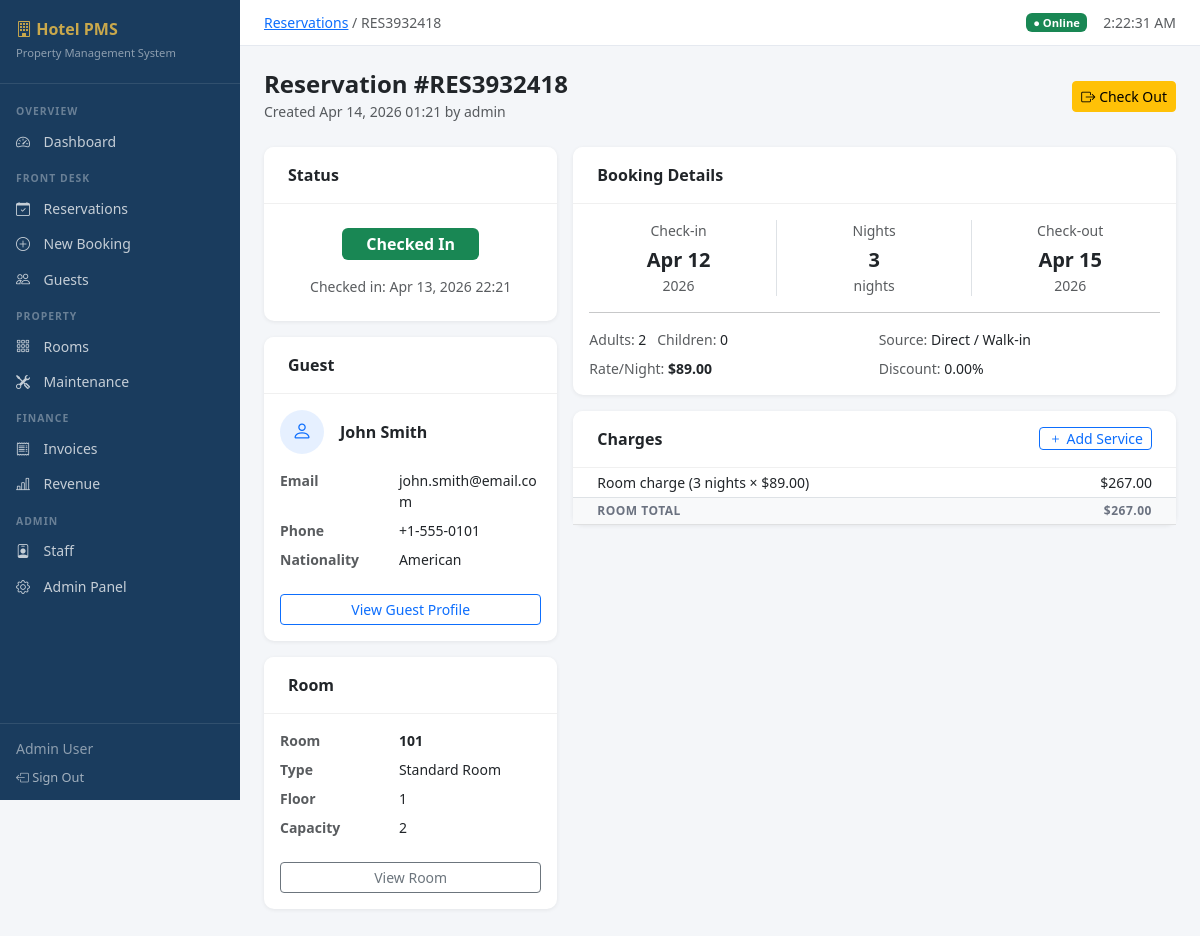
/reservations/1/ (signed in), run on the app's committed database.
### reservations/models.py (models this page shows, shortened)
class Reservation(models.Model):
    STATUS_CHOICES = [
        ('pending', 'Pending'),
        ('confirmed', 'Confirmed'),
        ('checked_in', 'Checked In'),
        ('checked_out', 'Checked Out'),
        ('cancelled', 'Cancelled'),
        ('no_show', 'No Show'),
    ]
    SOURCE_CHOICES = [
        ('direct', 'Direct / Walk-in'),
        ('phone', 'Phone'),
        ('email', 'Email'),
        ('website', 'Website'),
        ('ota', 'OTA (Booking.com, Expedia)'),
        ('travel_agent', 'Travel Agent'),
        ('corporate', 'Corporate'),
    ]
    reservation_number = models.CharField(max_length=20, unique=True, blank=True)
    guest = models.ForeignKey('guests.Guest', on_delete=models.PROTECT, related_name='reservations')
    room = models.ForeignKey('rooms.Room', on_delete=models.PROTECT, related_name='reservations')
    status = models.CharField(max_length=15, choices=STATUS_CHOICES, default='pending')
    check_in = models.DateField()
    check_out = models.DateField()
    actual_check_in = models.DateTimeField(null=True, blank=True)
    actual_check_out = models.DateTimeField(null=True, blank=True)
    adults = models.PositiveIntegerField(default=1)
    children = models.PositiveIntegerField(default=0)
    rate_per_night = models.DecimalField(max_digits=10, decimal_places=2)
    discount_percent = models.DecimalField(max_digits=5, decimal_places=2, default=0)
    source = models.CharField(max_length=20, choices=SOURCE_CHOICES, default='direct')
    special_requests = models.TextField(blank=True)
    internal_notes = models.TextField(blank=True)
    created_by = models.ForeignKey(
        'auth.User', on_delete=models.SET_NULL, null=True, related_name='created_reservations'
    )
    created_at = models.DateTimeField(auto_now_add=True)
    updated_at = models.DateTimeField(auto_now=True)
    class Meta:
        ordering = ['-created_at']
    @property
    def nights(self):
        if self.check_in and self.check_out:
            return (self.check_out - self.check_in).days
        return 0
    @property
    def subtotal(self):
        return self.rate_per_night * self.nights
    @property
    def discount_amount(self):
        return self.subtotal * (self.discount_percent / Decimal('100'))
    @property
    def total_room_charge(self):
        return self.subtotal - self.discount_amount

### guests/models.py (models this page shows, shortened)
class Guest(models.Model):
    ID_TYPE_CHOICES = [
        ('passport', 'Passport'),
        ('national_id', 'National ID'),
        ('driving_license', "Driver's License"),
        ('other', 'Other'),
    ]
    first_name = models.CharField(max_length=100)
    last_name = models.CharField(max_length=100)
    email = models.EmailField(unique=True)
    phone = models.CharField(max_length=20)
    date_of_birth = models.DateField(null=True, blank=True)
    nationality = models.CharField(max_length=100, blank=True)
    id_type = models.CharField(max_length=20, choices=ID_TYPE_CHOICES, default='passport')
    id_number = models.CharField(max_length=50, blank=True)
    address_line1 = models.CharField(max_length=200, blank=True)
    address_line2 = models.CharField(max_length=200, blank=True)
    city = models.CharField(max_length=100, blank=True)
    country = models.CharField(max_length=100, blank=True)
    postal_code = models.CharField(max_length=20, blank=True)
    preferences = models.TextField(blank=True, help_text="Special requests or preferences")
    vip_status = models.BooleanField(default=False)
    blacklisted = models.BooleanField(default=False)
    blacklist_reason = models.TextField(blank=True)
    created_at = models.DateTimeField(auto_now_add=True)
    updated_at = models.DateTimeField(auto_now=True)
    class Meta:
        ordering = ['last_name', 'first_name']
    @property
    def full_name(self):
        return f"{self.first_name} {self.last_name}"

### rooms/models.py (models this page shows, shortened)
class Room(models.Model):
    STATUS_CHOICES = [
        ('available', 'Available'),
        ('occupied', 'Occupied'),
        ('maintenance', 'Under Maintenance'),
        ('cleaning', 'Being Cleaned'),
        ('reserved', 'Reserved'),
    ]
    FLOOR_CHOICES = [(i, f'Floor {i}') for i in range(1, 21)]
    number = models.CharField(max_length=10, unique=True)
    room_type = models.ForeignKey(RoomType, on_delete=models.PROTECT, related_name='rooms')
    floor = models.PositiveIntegerField(choices=FLOOR_CHOICES, default=1)
    status = models.CharField(max_length=20, choices=STATUS_CHOICES, default='available')
    notes = models.TextField(blank=True)
    is_smoking = models.BooleanField(default=False)
    has_view = models.BooleanField(default=False)
    price_override = models.DecimalField(
        max_digits=10, decimal_places=2, null=True, blank=True,
        help_text="Override base price for this specific room"
    )
    last_cleaned = models.DateTimeField(null=True, blank=True)
    created_at = models.DateTimeField(auto_now_add=True)
    updated_at = models.DateTimeField(auto_now=True)
    class Meta:
        ordering = ['number']

class RoomType(models.Model):
    name = models.CharField(max_length=100)
    description = models.TextField(blank=True)
    base_price = models.DecimalField(max_digits=10, decimal_places=2)
    capacity = models.PositiveIntegerField(default=2)
    amenities = models.TextField(blank=True, help_text="Comma-separated list of amenities")

### reservations/views.py (the view)
# urls.py: path('reservations/<int:pk>/', views.reservation_detail, name='reservation_detail'),
@login_required
def reservation_detail(request, pk):
    reservation = get_object_or_404(
        Reservation.objects.select_related('guest', 'room', 'room__room_type', 'created_by'),
        pk=pk
    )
    service_charges = reservation.service_charges.select_related('item').order_by('-charged_at')
    try:
        invoice = reservation.invoice
    except Invoice.DoesNotExist:
        invoice = None
    service_form = ServiceChargeForm()
    return render(request, 'reservations/reservation_detail.html', {
        'reservation': reservation,
        'service_charges': service_charges,
        'invoice': invoice,
        'service_form': service_form,
        'service_items': RoomServiceItem.objects.filter(is_active=True),
    })

### templates/reservations/reservation_detail.html (shortened to what this page needs)
{% extends "base.html" %}
{% block breadcrumb %}<a href="{% url 'reservation_list' %}">Reservations</a> / {{ reservation.reservation_number }}{% endblock %}
{% block content %}
<div class="d-flex justify-content-between align-items-center mb-4">
    <div>
        <h4 class="fw-bold mb-0">Reservation #{{ reservation.reservation_number }}</h4>
        <small class="text-muted">Created {{ reservation.created_at|date:"M j, Y H:i" }} by {{ reservation.created_by }}</small>
    </div>
    <div class="d-flex gap-2">
        {% if reservation.status == 'checked_in' %}
        <form method="post" action="{% url 'reservation_checkout' reservation.pk %}">
            {% csrf_token %}<button class="btn btn-warning btn-sm"><i class="bi bi-box-arrow-right me-1"></i>Check Out</button>
        </form>
        {% endif %}
    </div>
</div>
<div class="row g-3">
    <div class="col-lg-4">
        <div class="card mb-3">
            <div class="card-header py-3 px-4">Status</div>
            <div class="card-body text-center py-4">
                {% if reservation.status == 'confirmed' %}<span class="badge bg-primary fs-6 px-4 py-2">Confirmed</span>
                {% elif reservation.status == 'checked_in' %}<span class="badge bg-success fs-6 px-4 py-2">Checked In</span>
                {% elif reservation.status == 'checked_out' %}<span class="badge bg-secondary fs-6 px-4 py-2">Checked Out</span>
                {% elif reservation.status == 'pending' %}<span class="badge bg-warning text-dark fs-6 px-4 py-2">Pending</span>
                {% elif reservation.status == 'cancelled' %}<span class="badge bg-danger fs-6 px-4 py-2">Cancelled</span>
                {% endif %}
                {% if reservation.actual_check_in %}
                <div class="mt-3 small text-muted">Checked in: {{ reservation.actual_check_in|date:"M j, Y H:i" }}</div>
                {% endif %}
            </div>
        </div>
        <div class="card mb-3">
            <div class="card-header py-3 px-4">Guest</div>
            <div class="card-body">
                <div class="d-flex align-items-center gap-3 mb-3">
                    <div class="bg-primary bg-opacity-10 rounded-circle d-flex align-items-center justify-content-center" style="width:44px;height:44px;">
                        <i class="bi bi-person fs-5 text-primary"></i>
                    </div>
                    <div>
                        <div class="fw-semibold">{{ reservation.guest.full_name }}</div>
                    </div>
                </div>
                <dl class="row mb-0 small">
                    <dt class="col-5 text-muted">Email</dt><dd class="col-7">{{ reservation.guest.email }}</dd>
                    <dt class="col-5 text-muted">Phone</dt><dd class="col-7">{{ reservation.guest.phone }}</dd>
                    <dt class="col-5 text-muted">Nationality</dt><dd class="col-7">{{ reservation.guest.nationality|default:"—" }}</dd>
                </dl>
                <a href="{% url 'guest_detail' reservation.guest.pk %}" class="btn btn-sm btn-outline-primary w-100 mt-3">View Guest Profile</a>
            </div>
        </div>
        <div class="card mb-3">
            <div class="card-header py-3 px-4">Room</div>
            <div class="card-body">
                <dl class="row mb-0 small">
                    <dt class="col-5 text-muted">Room</dt><dd class="col-7 fw-semibold">{{ reservation.room.number }}</dd>
                    <dt class="col-5 text-muted">Type</dt><dd class="col-7">{{ reservation.room.room_type.name }}</dd>
                    <dt class="col-5 text-muted">Floor</dt><dd class="col-7">{{ reservation.room.floor }}</dd>
                    <dt class="col-5 text-muted">Capacity</dt><dd class="col-7">{{ reservation.room.room_type.capacity }}</dd>
                </dl>
                <a href="{% url 'room_detail' reservation.room.pk %}" class="btn btn-sm btn-outline-secondary w-100 mt-3">View Room</a>
            </div>
        </div>
    </div>
    <div class="col-lg-8">
        <div class="card mb-3">
            <div class="card-header py-3 px-4">Booking Details</div>
            <div class="card-body">
                <div class="row g-3">
                    <div class="col-sm-4 text-center border-end">
                        <div class="text-muted small mb-1">Check-in</div>
                        <div class="fw-bold fs-5">{{ reservation.check_in|date:"M j" }}</div>
                        <div class="text-muted small">{{ reservation.check_in|date:"Y" }}</div>
                    </div>
                    <div class="col-sm-4 text-center border-end">
                        <div class="text-muted small mb-1">Nights</div>
                        <div class="fw-bold fs-5">{{ reservation.nights }}</div>
                        <div class="text-muted small">night{{ reservation.nights|pluralize }}</div>
                    </div>
                    <div class="col-sm-4 text-center">
                        <div class="text-muted small mb-1">Check-out</div>
                        <div class="fw-bold fs-5">{{ reservation.check_out|date:"M j" }}</div>
                        <div class="text-muted small">{{ reservation.check_out|date:"Y" }}</div>
                    </div>
                </div>
                <hr>
                <div class="row g-2 small">
                    <div class="col-sm-6">
                        <span class="text-muted">Adults:</span> {{ reservation.adults }} &nbsp; <span class="text-muted">Children:</span> {{ reservation.children }}
                    </div>
                    <div class="col-sm-6">
                        <span class="text-muted">Source:</span> {{ reservation.get_source_display }}
                    </div>
                    <div class="col-sm-6">
                        <span class="text-muted">Rate/Night:</span> <strong>${{ reservation.rate_per_night }}</strong>
                    </div>
                    <div class="col-sm-6">
                        <span class="text-muted">Discount:</span> {{ reservation.discount_percent }}%
                    </div>
                </div>
            </div>
        </div>
        <div class="card mb-3">
            <div class="card-header py-3 px-4 d-flex justify-content-between align-items-center">
                <span>Charges</span>
                {% if reservation.status == 'checked_in' %}
                <button class="btn btn-sm btn-outline-primary py-0" data-bs-toggle="modal" data-bs-target="#serviceModal">
                    <i class="bi bi-plus me-1"></i>Add Service
                </button>
                {% endif %}
            </div>
            <div class="card-body p-0">
                <table class="table table-sm mb-0">
                    <tbody>
                        <tr>
                            <td class="px-4">Room charge ({{ reservation.nights }} nights × ${{ reservation.rate_per_night }})</td>
                            <td class="text-end px-4">${{ reservation.subtotal|floatformat:2 }}</td>
                        </tr>
                    </tbody>
                    <tfoot class="table-light">
                        <tr>
                            <th class="px-4">Room Total</th>
                            <th class="text-end px-4">${{ reservation.total_room_charge|floatformat:2 }}</th>
                        </tr>
                    </tfoot>
                </table>
            </div>
        </div>
    </div>
</div>
{% endblock %}

### templates/base.html (shortened to what this page needs)
<!DOCTYPE html>
<html lang="en">
<head>
    <link href="https://cdn.jsdelivr.net/npm/bootstrap@5.3.0/dist/css/bootstrap.min.css" rel="stylesheet">
    <link href="https://cdn.jsdelivr.net/npm/bootstrap-icons@1.11.0/font/bootstrap-icons.css" rel="stylesheet">
</head>
<body>
{% if user.is_authenticated %}
<div class="sidebar">
    <div class="sidebar-brand">
        <h5><i class="bi bi-building"></i> Hotel PMS</h5>
        <small>Property Management System</small>
    </div>
    <nav class="sidebar-nav">
        <div class="nav-section-label">Overview</div>
        <a href="{% url 'dashboard' %}" class="nav-link {% if request.resolver_match.url_name == 'dashboard' %}active{% endif %}"><i class="bi bi-speedometer2"></i> Dashboard</a>
        <div class="nav-section-label">Front Desk</div>
        <a href="{% url 'reservation_list' %}" class="nav-link"><i class="bi bi-calendar-check"></i> Reservations</a>
        <a href="{% url 'reservation_create' %}" class="nav-link"><i class="bi bi-plus-circle"></i> New Booking</a>
        <a href="{% url 'guest_list' %}" class="nav-link"><i class="bi bi-people"></i> Guests</a>
        <div class="nav-section-label">Property</div>
        <a href="{% url 'room_list' %}" class="nav-link"><i class="bi bi-grid-3x3-gap"></i> Rooms</a>
        <a href="{% url 'maintenance_list' %}" class="nav-link"><i class="bi bi-tools"></i> Maintenance</a>
        <div class="nav-section-label">Finance</div>
        <a href="{% url 'invoice_list' %}" class="nav-link"><i class="bi bi-receipt"></i> Invoices</a>
        <a href="{% url 'revenue_report' %}" class="nav-link"><i class="bi bi-bar-chart-line"></i> Revenue</a>
        <div class="nav-section-label">Admin</div>
        <a href="{% url 'staff_list' %}" class="nav-link"><i class="bi bi-person-badge"></i> Staff</a>
        <a href="/admin/" class="nav-link"><i class="bi bi-gear"></i> Admin Panel</a>
    </nav>
    <div class="sidebar-footer">
        <div class="mb-1"><small class="text-white-50">{{ user.get_full_name|default:user.username }}</small></div>
        <a href="{% url 'staff_logout' %}"><i class="bi bi-box-arrow-left"></i> Sign Out</a>
    </div>
</div>
{% endif %}
<div class="{% if user.is_authenticated %}main-content{% endif %}">
    {% if user.is_authenticated %}
    <div class="topbar">
        <small class="text-muted">{% block breadcrumb %}{% endblock %}</small>
        <div class="d-flex align-items-center gap-3">
            <span class="badge bg-success" style="font-size:0.7rem;">● Online</span>
            <small class="text-muted" id="clock"></small>
        </div>
    </div>
    {% endif %}
    <div class="{% if user.is_authenticated %}page-content{% endif %}">
        {% block content %}{% endblock %}
    </div>
</div>
</body>
</html>

### data on the page
Reservation: reservation_number "RES3932418", created_at "Apr 14, 2026 01:21", created_by "admin", actual_check_in "Apr 13, 2026 22:21", guest.full_name "John Smith", guest.email "john.smith@email.com", guest.phone "+1-555-0101", guest.nationality "American", room.number "101", room.room_type.name "Standard Room", room.floor "1", room.room_type.capacity "2", check_in "Apr 12", check_in "2026", nights "3", check_out "Apr 15", check_out "2026", adults "2", children "0", source "Direct / Walk-in", rate_per_night "89.00", discount_percent "0.00", subtotal "267.00", total_room_charge "267.00"

### other printed values
{{ user.get_full_name|default:user.username }} "Admin User"
